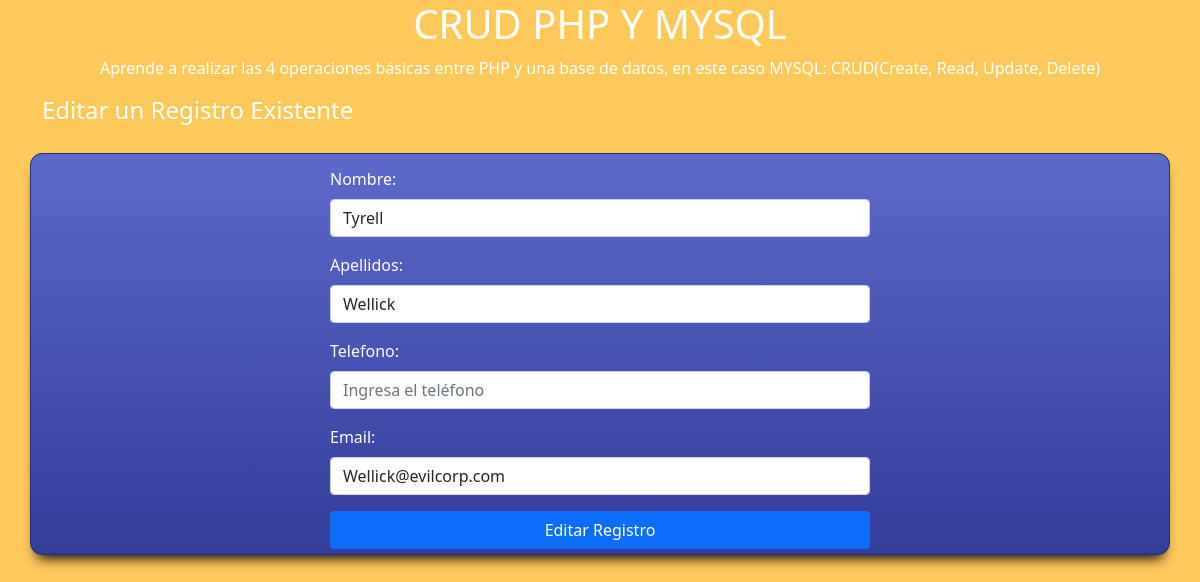
Screenshot of /Proyectos/4-Crud_PHP_MYSQL/editar.php?id=3 with the database file from the repository.
### tables this page shows
CREATE TABLE usuarios(
    id          int(255) auto_increment not null,
    nombre      varchar(100) not null,
    apellidos   varchar(100)not null,
    email       varchar(255) not null,
    password    varchar(255) not null,
    fecha       date not null,
    CONSTRAINT pk_usuarios PRIMARY KEY(id),
    CONSTRAINT uq_email UNIQUE(email)
);

### Proyectos/4-Crud_PHP_MYSQL/editar.php (the view, shortened to what this page needs)
<?php
    include 'conexion.php';
    $idRegistro = $_GET['id'];
    $query = "SELECT * FROM usuarios where id='".$idRegistro."'";
    $usuario = mysqli_query($con, $query) or die (mysqli_error);
    $fila = mysqli_fetch_assoc($usuario);
?>
<!doctype html>
<html lang="es">
  <head>
    <link href="https://cdn.jsdelivr.net/npm/bootstrap@5.0.0-beta1/dist/css/bootstrap.min.css" rel="stylesheet">
    <link href="css/estilos.css" rel="stylesheet">
  </head>
  <body>
    <h1 class="text-center">CRUD PHP Y MYSQL</h1>
    <p class="text-center">Aprende a realizar las 4 operaciones básicas entre PHP y una base de datos, en este caso MYSQL: CRUD(Create, Read, Update, Delete)</p>
    <div class="container">
    <div class="row">
        <h4>Editar un Registro Existente</h4>
    </div>
        <div class="row caja">
            <div class="col-sm-6 offset-3">
            <form method="POST" action="<?php $_SERVER['PHP_SELF']; ?>">
                <div class="mb-3">
                    <label for="nombre" class="form-label">Nombre:</label>
                    <input type="text" class="form-control" name="nombre" placeholder="Ingresa el nombre" value="<?php echo $fila['nombre']; ?>">
                </div>
                <div class="mb-3">
                    <label for="apellidos" class="form-label">Apellidos:</label>
                    <input type="text" class="form-control" name="apellidos" placeholder="Ingresa los apellidos" value="<?php echo $fila['apellidos']; ?>">
                </div>
                <div class="mb-3">
                    <label for="telefono" class="form-label">Telefono:</label>
                    <input type="number" class="form-control" name="telefono" placeholder="Ingresa el teléfono" value="<?php echo $fila['telefono']; ?>">
                </div>
                <div class="mb-3">
                    <label for="email" class="form-label">Email:</label>
                    <input type="email" class="form-control" name="email" placeholder="Ingresa el email" value="<?php echo $fila['email']; ?>">
                </div>
                <button type="submit" class="btn btn-primary w-100" name="editarRegistro">Editar Registro</button>
                </form>
            </div>
        </div>
    </div>
  </body>
</html>

### Proyectos/6-Descuento_con_SQL/css/estilos.css (style rules this page uses)
body { background-color: #fec85b; color: #fff; }
.caja { padding: 5px; margin-top: 20px; border: 1px solid #252f7f; background: rgb(50, 61, 154); background: linear-gradient( 0deg, rgba(50, 61, 154, 1) 0%, rgba(93, 105, 203, 1) 100% ); background-color: #5d69cb; border-radius: 12px; -webkit-box-shadow: 0px 10px 13px -7px #000000, 5px 5px 15px 5px rgba(0, 0, 0, 0); box-shadow: 0px 10px 13px -7px #000000, 5px 5px 15px 5px rgba(0, 0, 0, 0); }

### rows the page displays
usuarios: nombre "Tyrell", apellidos "Wellick", email "Wellick@evilcorp.com"
